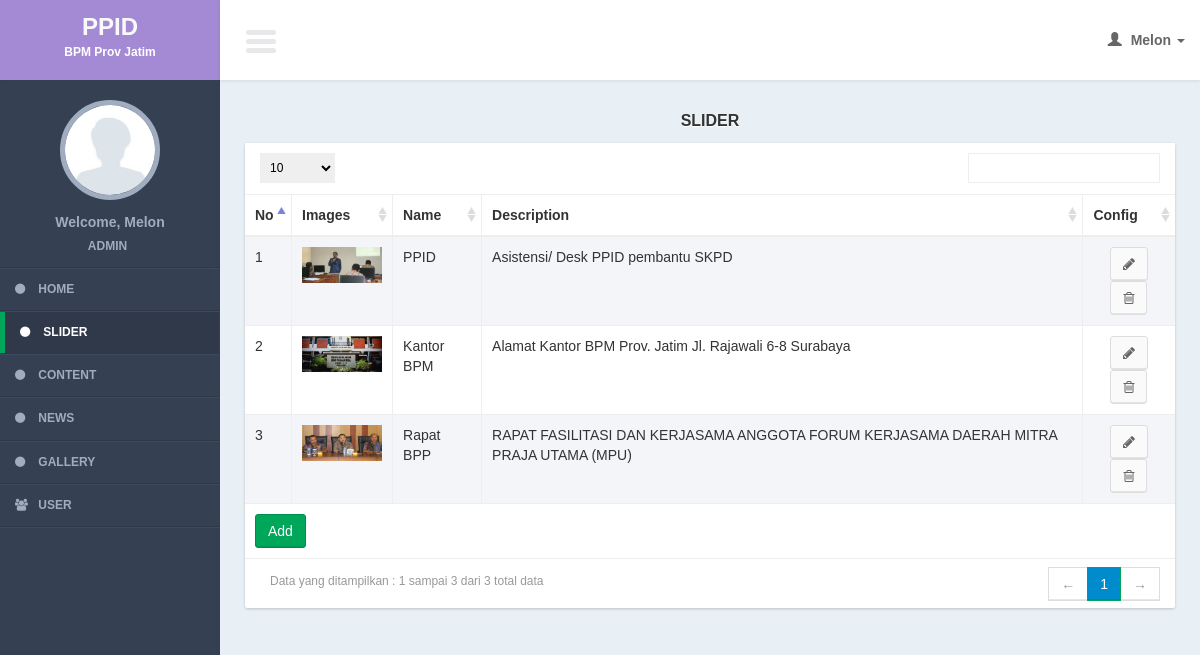
The page /admin/controllers/slider.php?id=1 (signed in) on the database its author committed.
### tables this page shows
CREATE TABLE IF NOT EXISTS `sliders` (
`slider_id` int(11) NOT NULL,
  `slider_img` text NOT NULL,
  `slider_name` varchar(200) NOT NULL,
  `slider_desc` text NOT NULL
);

### admin/models/slider_model.php (called while the page is built, shortened)
<?php
function select(){
	$query = mysql_query("select *
		from sliders a
			order by slider_id
			");
	return $query;
}
?>

### admin/views/slider/list.php (the view, shortened to what this page needs)
     <section class="content">
         <div class="row">
             <div class="col-xs-12">
                   <div class="title_page"> <?= $title ?></div>
                 <div class="box">
                     <div class="box-body2 table-responsive">
                         <table id="example1" class="table table-bordered table-striped">
                             <thead>
                                 <tr>
                                 <th width="5%">No</th>
                                     <th>Images</th>
                                     <th>Name</th>
                                     <th>Description</th>
                                     <th>Config</th>
                                 </tr>
                             </thead>
                             <tbody>
                                 <?php
                                $no = 1;
                                 while($row = mysql_fetch_array($query)){
                                 ?>
                                 <tr>
                                 <td><?= $no?></td>
                                     <td><img src="../../assets/images/slider/<?= $row['slider_img']?>" width="80" /></td>
                                     <td><?= $row['slider_name']?></td>
                                     <td><?= $row['slider_desc']?></td>
                                  <td style="text-align:center;">
                                         <a href="slider.php?page=form&id=<?= $row['slider_id']?>" class="btn btn-default" ><i class="fa fa-pencil"></i></a>
                                         <a href="javascript:void(0)" onclick="confirm_delete(<?= $row['slider_id']; ?>,'slider.php?page=delete&id=')" class="btn btn-default" ><i class="fa fa-trash-o"></i></a>
                                     </td>
                                 </tr>
                                 <?php
$no++;
                                 }
                                 ?>
                             </tbody>
                               <tfoot>
                                 <tr>
                                     <td colspan="5"><a href="<?= $add_button ?>" class="btn btn-success " >Add</a></td>
                                 </tr>
                             </tfoot>
                         </table>
                     </div>
                 </div>
             </div>
         </div>
     </section>

### admin/css/AdminLTE.css (style rules this page uses)
html { font-family: 'Source Sans Pro', sans-serif; -webkit-font-smoothing: antialiased; min-height: 100%; background: #E9F0F5; }
body { font-family: 'Source Sans Pro', sans-serif; -webkit-font-smoothing: antialiased; min-height: 100%; background: #E9F0F5; }
a { color: #3c8dbc; }
.content { padding: 30px 10px; }
img { max-width: 100%important; }
.table-striped > tbody > tr:nth-child(odd), .table-striped > tbody > tr:nth-child(odd) { background:#F3F5F9; }
.box { position: relative; margin-bottom: 20px; -webkit-border-radius: 3px; -moz-border-radius: 3px; border-radius: 3px !important; width: 100%; background:#fff; box-shadow: 0 1px 3px rgba(0, 0, 0, 0.1); }
.box .box-body2 { background:#fff; -webkit-border-top-left-radius: 0; -webkit-border-top-right-radius: 0; -webkit-border-bottom-right-radius: 3px; -webkit-border-bottom-left-radius: 3px; -moz-border-radius-topleft: 0; -moz-border-radius-topright: 0; -moz-border-radius-bottomright: 3px; -moz-border-radius-bottomleft: 3px; border-top-left-radius: 0; border-top-right-radius: 0; border-bottom-right-radius: 3px; border-bottom-left-radius: 3px; box-shadow: 0 1px 3px rgba(0, 0, 0, 0.1); }
.btn { font-weight: 500; -webkit-border-radius: 3px; -moz-border-radius: 3px; border-radius: 3px; border: 1px solid transparent; -webkit-box-shadow: inset 0px -2px 0px 0px rgba(0, 0, 0, 0.09); -moz-box-shadow: inset 0px -2px 0px 0px rgba(0, 0, 0, 0.09); box-shadow: inset 0px -1px 0px 0px rgba(0, 0, 0, 0.09); }
.btn.btn-default { background-color: #fafafa; color: #666; border-color: #ddd; border-bottom-color: #ddd; }
.btn.btn-success { background-color: #00a65a; border-color: #008d4c; }
.title_page { font-size:medium; text-align:center; font-weight:bold; margin-bottom:10px; text-shadow: 0 1px 1px #ffffff; text-transform:uppercase; }

### rows shown on the page
sliders: slider_img (picture), slider_name "PPID", slider_desc "Asistensi/ Desk PPID pembantu SKPD"
sliders: slider_img (picture), slider_name "Kantor BPM", slider_desc "Alamat Kantor BPM Prov. Jatim Jl. Rajawali 6-8 Surabaya"
sliders: slider_img (picture), slider_name "Rapat BPP", slider_desc "RAPAT FASILITASI DAN KERJASAMA ANGGOTA FORUM KERJASAMA DAERAH MITRA PRAJA UTAMA (MPU)"

### other values the page prints
$user_data[0] "Melon"
$user_data[1] "ADMIN"
$title "SLIDER"
